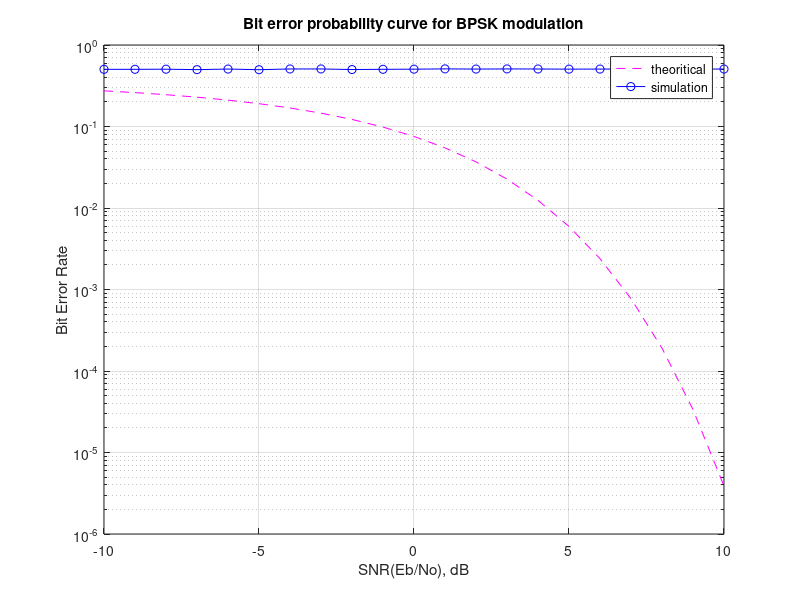

This chart was generated by the following MATLAB code:
clc;
clear all;
close all;
N=10000;
x=randi([0,1],1,N);

yy=[];
for i=1:2:length(x)
    if x(i)==0 && x(i+1)==0
        y=cosd(45)+1j*sind(45);
    elseif x(i)==0 && x(i+1)==1
            y=cosd(135)+1j*sind(135);
    elseif x(i)==1 && x(i+1)==0
            y=cosd(315)+1j*sind(315);
    elseif x(i)==1 && x(i+1)==1
             y=cosd(225)+1j*sind(225);
    end
  yy=[yy y];
end

ebnodb = -10:10;
number_snrs = length(ebnodb);
BER_SIM=[];
BER_TH=[];
for k=1:number_snrs%SNR for loop
    ebnodb_now = ebnodb(k);
    ebno=10^(ebnodb_now/10);
    sigma=sqrt(1/((log2(4))*ebno));
    n=(1/sqrt(2))*[randn(1,length(yy))+1j*randn(1,length(yy))];
    r=yy+sigma*n;
    I=(real(r)>0);
    Q=(imag(r)>0);
    x_cap=[];
    for i=1:length(r)
        x_cap=[x_cap I(i) Q(i)];
    end
    ber_sim=sum(x~=x_cap)/N;
    BER_SIM=[BER_SIM ber_sim];
    BER_TH=[BER_TH 0.5*((erfc(sqrt(ebno)))-(1/4)*((erfc(sqrt(ebno)))^2))];
end
figure(1);
semilogy(ebnodb,BER_TH,'m--');%semilog plot of BER with snr theoritical
hold on;
semilogy(ebnodb,BER_SIM,'bo-');%semilog plot of BER with snr simulated
grid on;
xlabel('SNR(Eb/No), dB');
ylabel('Bit Error Rate');
title('Bit error probability curve for BPSK modulation');
legend('theoritical', 'simulation');